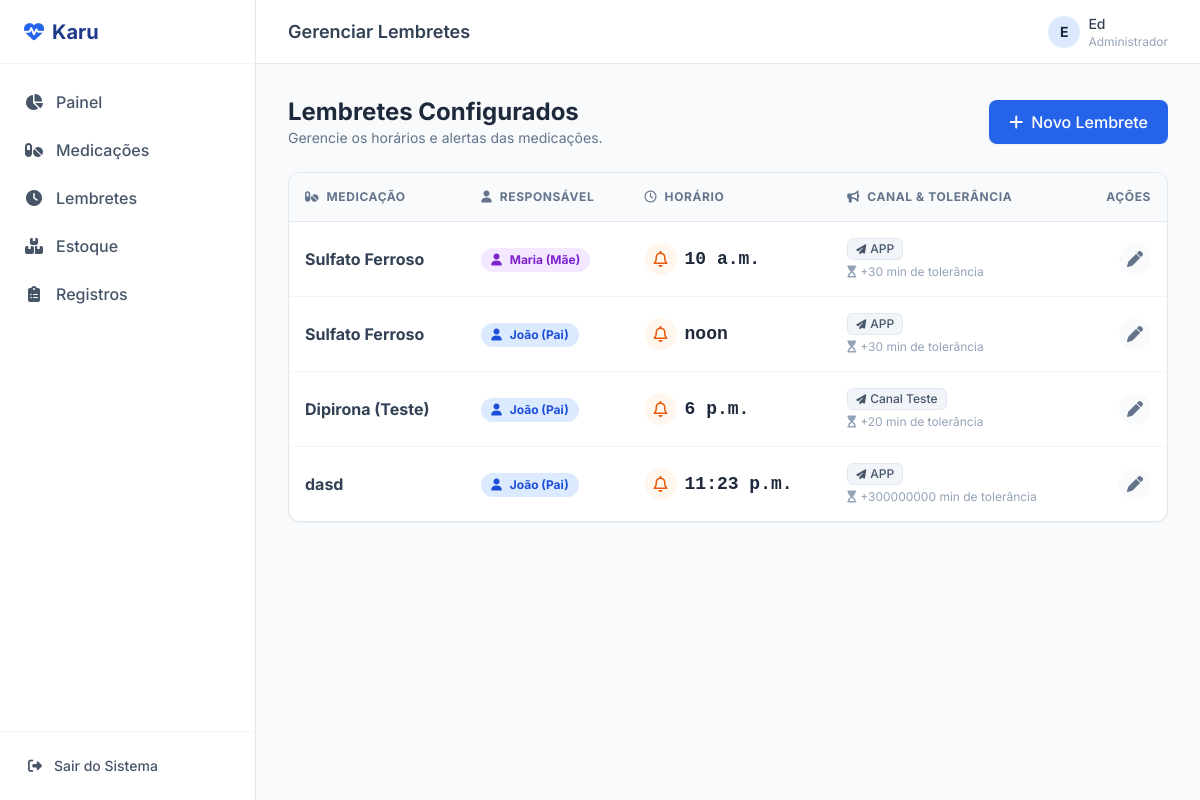
The app's page /lembretes/ (signed in) with its own data.
### medicacoes/models.py (models this page shows, shortened)
class Lembrete(models.Model):
    USUARIOS_ALVO = [
        ('joao', 'João (Pai)'),
        ('maria', 'Maria (Mãe)'),
    ]
    medicacao = models.ForeignKey(Medicacao, on_delete=models.CASCADE, related_name="lembretes")
    horario = models.TimeField()
    canal_preferido = models.CharField(max_length=20, default="APP")
    tolerancia_minutos = models.IntegerField(default=30)
    destinatario = models.CharField(
        max_length=20,
        choices=USUARIOS_ALVO,
        default='joao',
        verbose_name="Responsável"
    )

class Medicacao(models.Model):
    VIA_ADMINISTRACAO = [
        ("ORAL", "Oral"),
        ("IM", "Intramuscular"),
    ]
    nome = models.CharField(max_length=150)
    dosagem = models.CharField(max_length=100)
    frequencia = models.CharField(max_length=100)
    via = models.CharField(max_length=10, choices=VIA_ADMINISTRACAO)
    duracao_dias = models.IntegerField()
    data_inicio = models.DateField(default=timezone.now)
    cuidados_especiais = models.TextField(blank=True)
    bebe_id = models.CharField(max_length=50)

### medicacoes/views.py (the view)
# urls.py: path('lembretes/', views.listar_lembretes, name='listar_lembretes'),
@login_required
def listar_lembretes(request):
    lembretes = Lembrete.objects.all().order_by('horario')
    return render(request, "lembretes/listar.html", {'lembretes': lembretes})

### medicacoes/templates/lembretes/listar.html (shortened to what this page needs)
{% extends "base.html" %}
{% block header_title %}Gerenciar Lembretes{% endblock %}
{% block content %}
<div class="flex flex-col md:flex-row md:items-center md:justify-between gap-4 mb-6">
    <div>
        <h1 class="text-2xl font-bold text-slate-800">Lembretes Configurados</h1>
        <p class="text-slate-500 text-sm">Gerencie os horários e alertas das medicações.</p>
    </div>
    <a href="{% url 'criar_lembrete' %}" class="inline-flex items-center gap-2 bg-brand-600 text-white px-5 py-2.5 rounded-lg font-medium hover:bg-brand-700 transition-colors shadow-sm shadow-brand-200">
        <i class="fa-solid fa-plus"></i>
        <span>Novo Lembrete</span>
    </a>
</div>
<div class="bg-white border border-slate-200 rounded-xl shadow-sm overflow-hidden">
    <div class="overflow-x-auto">
        <table class="w-full text-left border-collapse">
            <thead>
                <tr class="bg-slate-50 border-b border-slate-200 text-xs uppercase font-semibold text-slate-500 tracking-wider">
                    <th class="p-4">
                        <i class="fa-solid fa-pills mr-1"></i> Medicação
                    </th>
                    <th class="p-4">
                        <i class="fa-solid fa-user mr-1"></i> Responsável
                    </th>
                    <th class="p-4">
                        <i class="fa-regular fa-clock mr-1"></i> Horário
                    </th>
                    <th class="p-4">
                        <i class="fa-solid fa-bullhorn mr-1"></i> Canal & Tolerância
                    </th>
                    <th class="p-4 text-right">Ações</th>
                </tr>
            </thead>
            <tbody class="divide-y divide-slate-100">
                {% for l in lembretes %}
                <tr class="hover:bg-slate-50 transition-colors group">
                    <td class="p-4">
                        <div class="font-bold text-slate-700">{{ l.medicacao.nome }}</div>
                    </td>
                    <td class="p-4">
                        <span class="inline-flex items-center gap-2 px-2.5 py-1 rounded-full text-xs font-bold
                            {% if l.destinatario == 'joao' %}bg-blue-100 text-blue-700{% else %}bg-purple-100 text-purple-700{% endif %}">
                            <i class="fa-solid fa-user"></i>
                            {{ l.get_destinatario_display }}
                        </span>
                    </td>
                    <td class="p-4">
                        <div class="flex items-center gap-2">
                            <div class="w-8 h-8 bg-orange-50 text-orange-600 rounded-full flex items-center justify-center">
                                <i class="fa-regular fa-bell"></i>
                            </div>
                            <span class="font-mono text-lg font-semibold text-slate-800">
                                {{ l.horario }}
                            </span>
                        </div>
                    </td>
                    <td class="p-4">
                        <div class="flex flex-col gap-1 items-start">
                            <span class="inline-flex items-center gap-1 px-2 py-0.5 rounded-md text-xs font-medium bg-slate-100 text-slate-600 border border-slate-200">
                                <i class="fa-solid fa-paper-plane text-[10px]"></i>
                                {{ l.canal_preferido }}
                            </span>
                            <span class="text-xs text-slate-400 flex items-center gap-1">
                                <i class="fa-solid fa-hourglass-start"></i>
                                +{{ l.tolerancia_minutos }} min de tolerância
                            </span>
                        </div>
                    </td>
                    <td class="p-4 text-right">
                        <a href="{% url 'editar_lembrete' l.id %}" class="inline-flex items-center justify-center w-8 h-8 rounded-full bg-slate-50 text-slate-500 hover:bg-brand-50 hover:text-brand-600 transition-colors border border-transparent hover:border-brand-200" title="Editar Lembrete">
                            <i class="fa-solid fa-pen"></i>
                        </a>
                    </td>
                </tr>
                {% endfor %}
            </tbody>
        </table>
    </div>
</div>
{% endblock %}

### medicacoes/templates/base.html (shortened to what this page needs)
{% load static %}
<!DOCTYPE html>
<html lang="pt-br">
<head>
    <script src="https://cdn.tailwindcss.com"></script>
    <link rel="stylesheet" href="https://cdnjs.cloudflare.com/ajax/libs/font-awesome/6.4.0/css/all.min.css">
</head>
<body class="bg-slate-50 font-sans text-slate-800 antialiased">
    <div class="min-h-screen flex flex-col md:flex-row">
        <aside class="w-full md:w-64 bg-white border-r border-slate-200 flex-shrink-0 hidden md:flex flex-col">
            <div class="h-16 flex items-center px-6 border-b border-slate-100">
                <a href="/" class="flex items-center gap-2 text-brand-900 font-bold text-xl">
                    <i class="fa-solid fa-heart-pulse text-brand-600"></i>
                    <span>Karu</span>
                </a>
            </div>
            <nav class="flex-1 overflow-y-auto py-4">
                <ul class="space-y-1 px-3">
                    <li>
                        <a href="/" class="flex items-center gap-3 px-3 py-2.5 text-slate-600 hover:bg-brand-50 hover:text-brand-900 rounded-lg font-medium transition-colors">
                            <i class="fa-solid fa-chart-pie w-5 text-center"></i>
                            <span>Painel</span>
                        </a>
                    </li>
                    <li>
                        <a href="{% url 'listar_medicacoes' %}" class="flex items-center gap-3 px-3 py-2.5 text-slate-600 hover:bg-brand-50 hover:text-brand-900 rounded-lg font-medium transition-colors">
                            <i class="fa-solid fa-pills w-5 text-center"></i>
                            <span>Medicações</span>
                        </a>
                    </li>
                    <li>
                        <a href="{% url 'listar_lembretes' %}" class="flex items-center gap-3 px-3 py-2.5 text-slate-600 hover:bg-brand-50 hover:text-brand-900 rounded-lg font-medium transition-colors">
                            <i class="fa-solid fa-clock w-5 text-center"></i>
                            <span>Lembretes</span>
                        </a>
                    </li>
                    <li>
                        <a href="{% url 'listar_estoque' %}" class="flex items-center gap-3 px-3 py-2.5 text-slate-600 hover:bg-brand-50 hover:text-brand-900 rounded-lg font-medium transition-colors">
                            <i class="fa-solid fa-boxes-stacked w-5 text-center"></i>
                            <span>Estoque</span>
                        </a>
                    </li>
                    <li>
                        <a href="{% url 'listar_registros' %}" class="flex items-center gap-3 px-3 py-2.5 text-slate-600 hover:bg-brand-50 hover:text-brand-900 rounded-lg font-medium transition-colors">
                            <i class="fa-solid fa-clipboard-list w-5 text-center"></i>
                            <span>Registros</span>
                        </a>
                    </li>
                </ul>
            </nav>
            <div class="p-4 border-t border-slate-100">
                <form action="{% url 'logout' %}" method="post">
                    <button type="submit" class="flex items-center gap-3 px-3 py-2 w-full text-slate-600 hover:text-red-600 hover:bg-red-50 rounded-lg transition-colors text-sm font-medium">
                        <i class="fa-solid fa-sign-out-alt"></i>
                        <span>Sair do Sistema</span>
                    </button>
                </form>
            </div>
        </aside>
        <div class="flex-1 flex flex-col h-screen overflow-hidden">
            <header class="hidden md:flex bg-white h-16 border-b border-slate-200 items-center justify-between px-8 flex-shrink-0">
                <h2 class="text-lg font-semibold text-slate-700">
                    {% block header_title %}Visão Geral{% endblock %}
                </h2>
                <div class="flex items-center gap-4">
                    <div class="flex items-center gap-2">
                        <div class="w-8 h-8 bg-brand-100 text-brand-700 rounded-full flex items-center justify-center font-bold text-sm uppercase">
                            {{ user.username|slice:":1" }}
                        </div>
                        <div class="flex flex-col">
                            <span class="text-sm font-medium text-slate-700">{{ user.username }}</span>
                            <span class="text-xs text-slate-400">
                                {% if user.is_superuser %}Administrador{% else %}Cuidador{% endif %}
                            </span>
                        </div>
                    </div>
                </div>
            </header>
            <main class="flex-1 overflow-x-hidden overflow-y-auto bg-slate-50 p-6 md:p-8">
                {% block content %}
                {% endblock %}
            </main>
        </div>
    </div>
</body>
</html>

### records on screen
Lembrete: medicacao.nome "Sulfato Ferroso", destinatario "Maria (Mãe)", horario "10 a.m.", canal_preferido "APP", tolerancia_minutos "30"
Lembrete: medicacao.nome "Sulfato Ferroso", destinatario "João (Pai)", horario "noon", canal_preferido "APP", tolerancia_minutos "30"
Lembrete: medicacao.nome "Dipirona (Teste)", destinatario "João (Pai)", horario "6 p.m.", canal_preferido "Canal Teste", tolerancia_minutos "20"
Lembrete: medicacao.nome "dasd", destinatario "João (Pai)", horario "11:23 p.m.", canal_preferido "APP", tolerancia_minutos "300000000"

### other values on screen
{{ user.username|slice:":1" }} "E"
{{ user.username }} "Ed"
